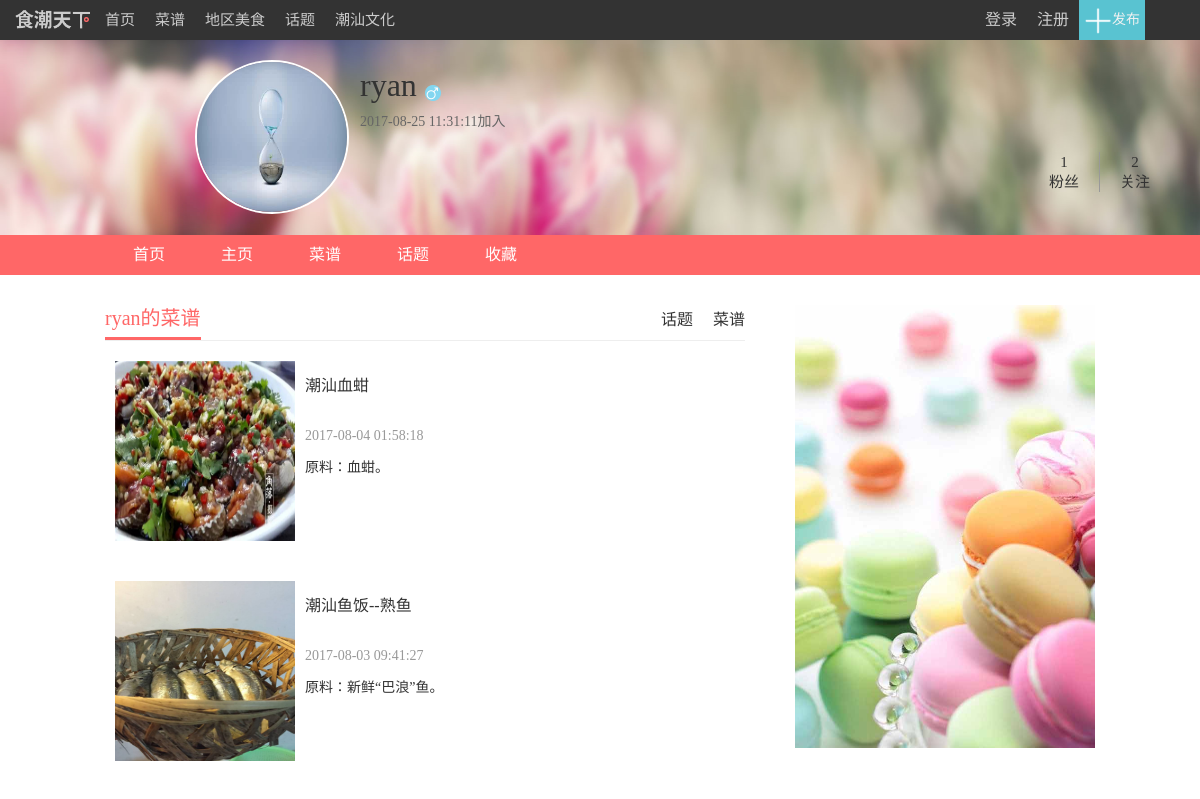
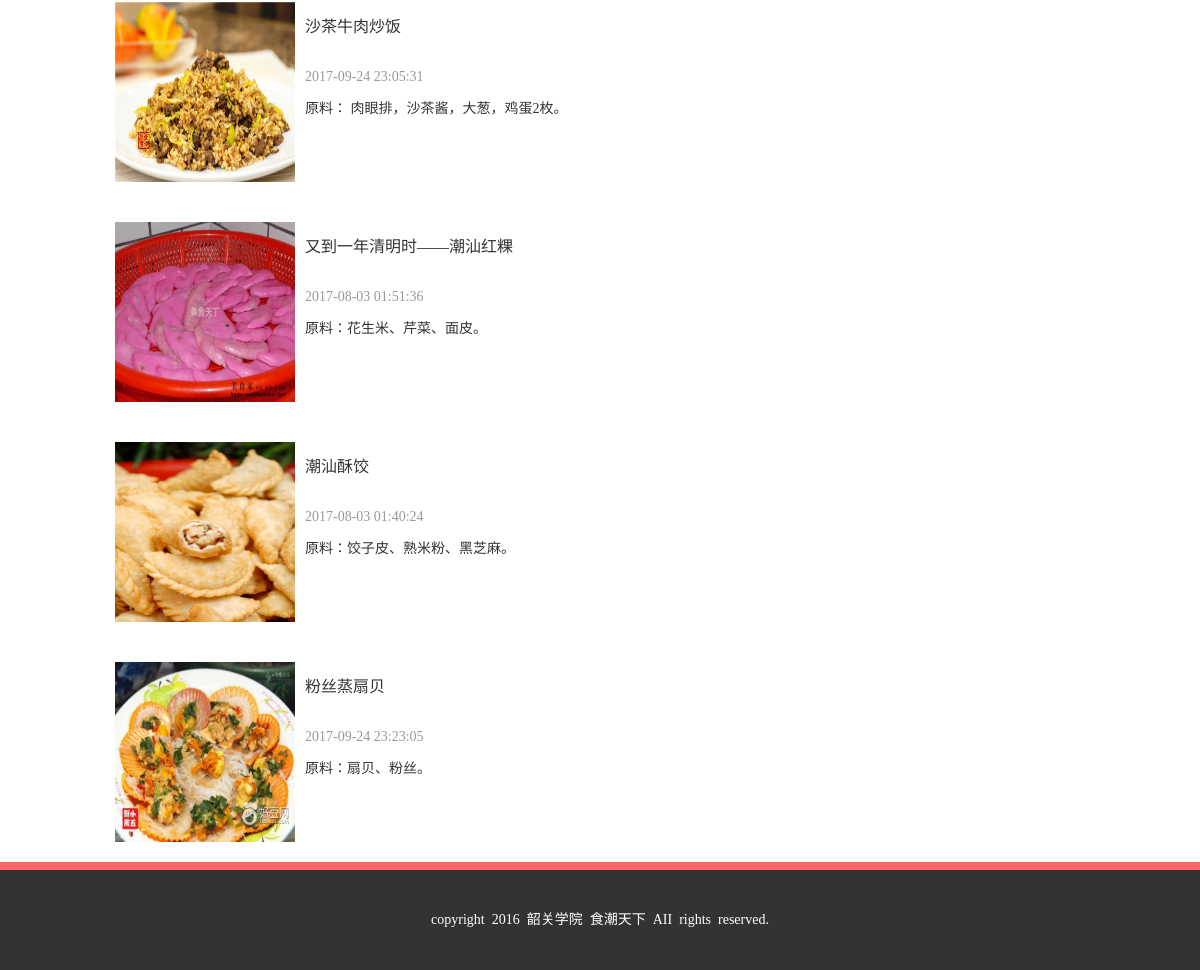
The app's page /php/personal_collect.php?user_id=48 with its own data (2 pictures, top to bottom).
### tables this page shows
CREATE TABLE IF NOT EXISTS `personal_info` (
  `id` int(10) NOT NULL AUTO_INCREMENT,
  `name` varchar(255) NOT NULL,
  `password_digest` char(40) NOT NULL,
  `head_img` varchar(255) NOT NULL DEFAULT '../assets/img/default.jpg',
  `sex` char(4) NOT NULL DEFAULT '男',
  `hometown_city` varchar(40) NOT NULL DEFAULT '汕头',
  `hometown_province` varchar(40) NOT NULL DEFAULT '潮汕',
  `email` varchar(255) NOT NULL,
  `personal_write` varchar(255) DEFAULT NULL,
  `created_at` datetime NOT NULL,
  `updated_at` datetime NOT NULL,
  PRIMARY KEY (`id`)
);

CREATE TABLE IF NOT EXISTS `food_user_like_collect` (
  `id` int(10) NOT NULL AUTO_INCREMENT,
  `user_id` int(10) NOT NULL,
  `food_id` int(10) NOT NULL,
  `created_at` datetime NOT NULL,
  `attitude` int(10) DEFAULT NULL,
  PRIMARY KEY (`id`),
  KEY `like_user_id` (`user_id`),
  KEY `like_food_id` (`food_id`)
);

CREATE TABLE IF NOT EXISTS `food` (
  `id` int(10) NOT NULL AUTO_INCREMENT,
  `publish_id` int(10) NOT NULL,
  `food_name` varchar(255) NOT NULL,
  `descript` text NOT NULL,
  `difficult` varchar(40) NOT NULL,
  `taste` varchar(40) NOT NULL,
  `gyi` varchar(40) NOT NULL,
  `used_time` varchar(40) NOT NULL,
  `area` varchar(40) NOT NULL,
  `main_ingredient` varchar(255) NOT NULL,
  `other_ingredient` varchar(255) NOT NULL,
  `trick` text NOT NULL,
  `created_at` datetime NOT NULL,
  `view_count` int(255) NOT NULL DEFAULT '0',
  `exam` int(255) NOT NULL DEFAULT '0',
  `check_text` varchar(255) DEFAULT NULL,
  PRIMARY KEY (`id`),
  KEY `food_publish_id` (`publish_id`)
);

### php/personal_collect.php (called while the page is built)
<?php
	require ('../mysql_connect.php');
  	require('../models/users.php');
    require('../models/cookbook.php');
    include('../views/user/personal_collect.html.php');
 ?>

### models/cookbook.php (called while the page is built, shortened)
<?php
function per_cookbook_colect($dbc){
    $user_id=$_GET["user_id"];
   $sql = "select * from food_user_like_collect  where user_id=$user_id and attitude=2 order by id desc";
    $res = $dbc->query($sql);
    return $res;
}
function fing_cookbook_img($dbc,$food_id)
{
    $imgs=array();
   $sql = "select * from food_img where food_id=$food_id limit 1";
   $res = $dbc->query($sql);
   foreach ($res as $row){
      $imgs[]=$row['food_img'];
   }
   return $imgs[0];
}
function sel_food($dbc,$food_id)
{
    $sql = "select * from food  where id=$food_id";
    $food_all = $dbc->query($sql);
    return $food_all;
}
 ?>

### views/user/personal_collect.html.php (the view, shortened to what this page needs)
<div class="cookbook">
	<div class="left">
		<div class="title">
			<h3><?php echo getUserName($dbc,$_GET['user_id']); ?>的菜谱</h3>
			<a class="per_collect_a"  onclick="var per_collect_food=document.getElementById('per_collect_food');var per_collect_topic=document.getElementById('per_collect_topic');per_collect_food.style.display='block';per_collect_topic.style.display='none';" href="javascript:void(0);">菜谱</a>
			<a class="per_collect_a"  onclick="var per_collect_food=document.getElementById('per_collect_food');var per_collect_topic=document.getElementById('per_collect_topic');per_collect_food.style.display='none';per_collect_topic.style.display='block';"  href="javascript:void(0);">话题</a>
		</div>
		<div class="left-content" id="per_collect_food" style="display: block;">
		<?php if(per_cookbook_colect($dbc)->rowCount()==0){?>
						<span class="blanks" style="position: relative;top: 100px;">还没有收藏菜谱。</span>
			<?php }else{?>
			<ul>
			<?php $res=per_cookbook_colect($dbc);foreach ($res as $row) {  ?>
				<li>
					<a target="_blank" class="per_cookbook_pic" href="CookBook_recipe.php?food_id=<?php echo $row['food_id']; ?>">
						<img src="<?php echo  fing_cookbook_img($dbc,$row['food_id']) ?>"/>
					</a>
					<div class="per_cookbook_detail">
						<h2>
							<a target="_blank" href="CookBook_recipe.php?food_id=<?php echo $row['food_id']; ?>"><?php $food_res=sel_food($dbc,$row['food_id']);foreach($food_res as $food_row){ echo $food_row['food_name']; ?></a>
						</h2>
						<p class="time"><?php echo $food_row['created_at']; ?></p>
						<p>原料：<?php echo $food_row['main_ingredient']; }?>。</p>
					</div>
				</li>
				<?php } ?>
			</ul>
			<?php } ?>
		</div>
	</div>
	<div class="per_cookbook_right">
		<a href="#">
			<img src="../assets/img/right.jpg" />
		</a>
	</div>
	</div>
</div>

### assets/css/indexTop.css (style rules this page uses)
body { font: 14px "Hiragino Sans GB",STHeiti,"微软雅黑","Microsoft YaHei",Helvetica,Arial,serif; }
.bar { float: right; margin-right: 30px; position:relative; right:20px; }
.top-bar { height: 40px; background: #333; color: #999; top: 0; position: fixed; z-index: 10000; width: 100%; left: 0; min-width: 990px; }
.top-bar .bar-left { height: 40px; margin-left: 20px; }
ol,ul { list-style: none; }
.top-bar .bar-left li { float: left; height: 40px; }
.bar-link a, .top-bar .bar-left li a { font-size: 15px; color: #ccc; height: 40px; line-height: 40px; padding: 0 10px; text-decoration: none; display: inline-block; }
li a { font-size: 16px; color: #ccc; height: 40px; line-height: 40px; padding: 0 10px; text-decoration: none; display: inline-block; }
.bar-right li { list-style-image: none; list-style-type: none; float: right; }
.bar-right li a { display: block; }
.bar-text { background: #59C3D1; color: #f1f1f1; width: auto; text-align: center; height: 40px; line-height: 40px; overflow: hidden; position: relative; z-index: 199011; cursor: pointer; margin-right: 5px; padding-left: 5px; padding-right: 5px; }
.bar-text img { border: 0; vertical-align: middle; }

### assets/css/footer.css (style rules this page uses)
.footer { clear: both; width: 100%; margin-top: 20px; background: #FF6767; padding-top: 8px; }
.footer-content { padding: 40px 0; background: #333; color: #fff; font-size: 14px; overflow: hidden; text-align: center; }

### assets/css/style.css (style rules this page uses)
* { margin: 0;padding: 0;font-family: "微软雅黑"; }
a { text-decoration: none; color: #333; }
.left { float:left; }
ul { list-style-type: none; }
img { border: 0; }

### assets/css/index_Beauty.css (style rules this page uses)
ul, li { margin: 0; padding: 0; border: 0; font-size: 100%; font: inherit; vertical-align: baseline; }
.tablist,.title { height: 45px; border-bottom:1px solid #e8e8e8; }
.tablist h3,.title h3 { float: left; font-weight: 400; line-height: 30px; font-size: 20px; cursor: pointer; margin-right: 20px; display: inline-block; padding-bottom: 4px; color: #666; }
.title h3 { color: #FF6767; border-bottom:3px solid #FF6767; }
.title { height: 35px; line-height: 30px; font-size: 20px; border-bottom: 1px solid #eee; }
.title h3 { float: left; color: #ff6767; font-weight: normal; padding-bottom: 4px; border-bottom: 3px solid #ff6767; margin-top: -2px; }
.title a { float: right; font-size: 16px; }
.index-content { width: 990px; margin: 30px auto; }
.header { width: 100%; height:235px; background: url(../img/personal-bg.jpg) no-repeat top center; background-size: 100% 235px; position: relative; }
.user-wrap { position: absolute; top: 60px; left: 195px; }
.face { width: 150px; height: 150px; float: left; border-radius: 50%; border: 2px solid #fff; overflow: hidden; }
.face img { width: 150px; height: 150px; }
.user-detail { padding-left: 165px; }
.user-info { margin-top: 15px; }
.user-info a { font-size: 32px; }
.user-info img { width: 16px; height: 16px; margin-left: 5px; }
.user-detail span { color: #666; font-size: 14px; }
.personal_nav { background: #ff6767; height: 40px; }
.personal_nav ul { width: 990px; margin: auto; }
.personal_nav ul li { float: left; line-height: 40px; }
.personal_nav ul li a { display: block; font-size: 16px; padding:0 28px; color: #fff; }
.cookbook,.topic { width: 990px; margin:30px auto; }
.cookbook .left { width: 640px; float: left; }
.cookbook .left li { clear: both; height: 180px; padding-bottom: 20px; margin-top: 20px; }
.per_cookbook_pic { display: block; height: 0; }
.per_cookbook_pic img { float: left; width: 180px; height: 180px; }
.cookbook .left li .per_cookbook_detail { padding-left: 200px; }
.per_cookbook_detail h2 { padding: 3px 0 10px; font-size: 20px; font-weight: normal; }
.per_cookbook_detail h2 a { color: #333; margin: 0; padding: 0; }
.per_cookbook_detail p { font-size: 14px; }
.per_cookbook_detail .time { padding-bottom: 2px; color: #999; }
.per_cookbook_right { width: 300px; float: right; }
.per_cookbook_right img { width: 300px; }
.personal_var_link { position: relative; right: -700px; top: 30px; }
.personal_var_link_fans { float: left; font-size: 15px; padding-right: 20px; border-right: 1px solid #999; text-align: center; }
.personal_var_link_on { float: left; margin-left: 20px; font-size: 15px; text-align: center; }
.user-detail_span { position: relative;top: 10px;left: -20px; }
.per_collect_a { margin-left: 20px; }

### records on screen
personal_info: name "ryan"
food_user_like_collect: shows a picture
food: food_name "潮汕血蚶", created_at "2017-08-04 01:58:18", main_ingredient "血蚶"
food_user_like_collect: shows a picture
food: food_name "潮汕鱼饭--熟鱼", created_at "2017-08-03 09:41:27", main_ingredient "新鲜“巴浪”鱼"
food_user_like_collect: shows a picture
food: food_name "沙茶牛肉炒饭", created_at "2017-09-24 23:05:31", main_ingredient "肉眼排，沙茶酱，大葱，鸡蛋2枚"
food_user_like_collect: shows a picture
food: food_name "又到一年清明时——潮汕红粿", created_at "2017-08-03 01:51:36", main_ingredient "花生米、芹菜、面皮"
food_user_like_collect: shows a picture
food: food_name "潮汕酥饺", created_at "2017-08-03 01:40:24", main_ingredient "饺子皮、熟米粉、黑芝麻"
food_user_like_collect: shows a picture
food: food_name "粉丝蒸扇贝", created_at "2017-09-24 23:23:05", main_ingredient "扇贝、粉丝"

### other values on screen
$stmt->rowCount() "1"
$stmt->rowCount() "2"
